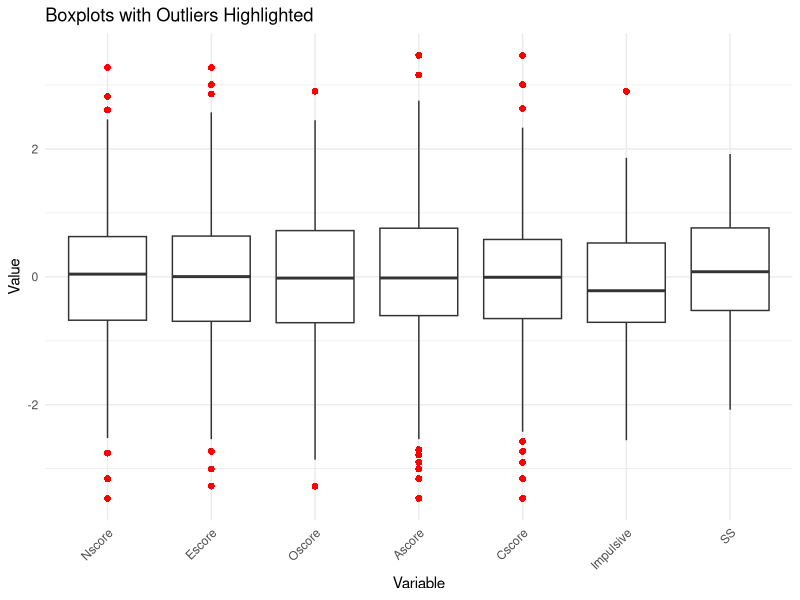
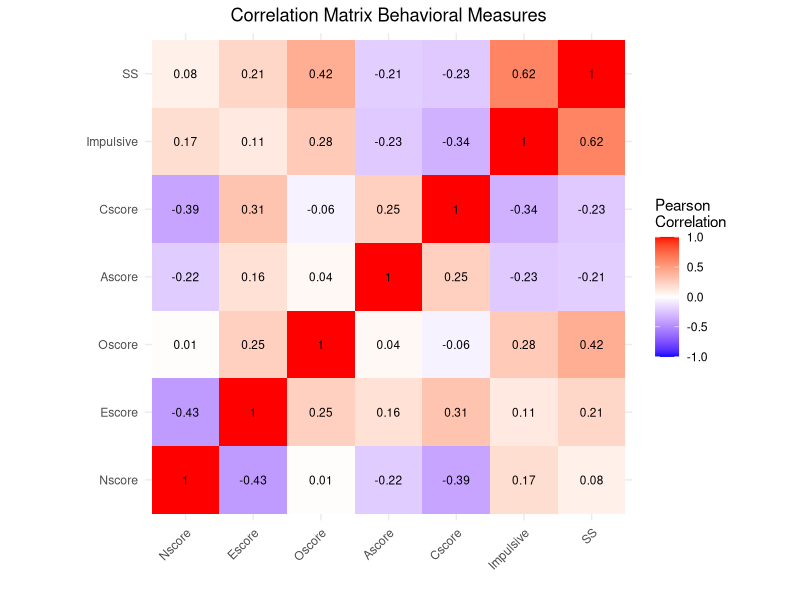
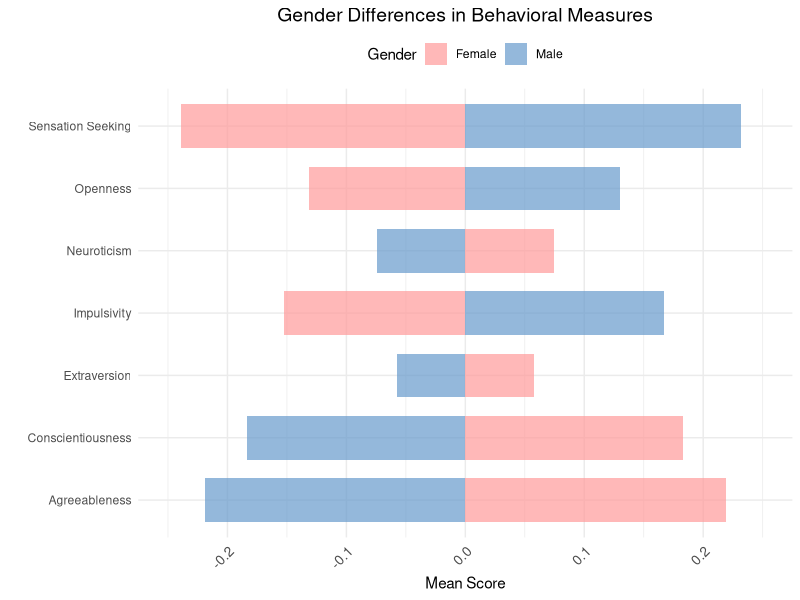

Write R code to recreate these figures, in order.
## ---- chunk 1
knitr::opts_chunk$set(echo = TRUE)
## ---- chunk 2
# Load required libraries
library(dplyr)
library(ggplot2)
library(reshape2)
## ---- chunk 3
# Read the CSV file
drug_data <- read.csv("Data/drug_consumption.csv")
## ---- chunk 4
###############################################################################
# Define mappings and column information
###############################################################################

# Column names for the dataset
column_names <- c(
  "Index", "ID", "Age", "Gender", "Education", "Country", "Ethnicity", 
  "Nscore", "Escore", "Oscore", "Ascore", "Cscore", "Impulsive", "SS", 
  "Alcohol", "Amphet", "Amyl", "Benzos", "Caff", "Cannabis", "Choc", "Coke", 
  "Crack", "Ecstasy", "Heroin", "Ketamine", "Legalh", "LSD", "Meth", 
  "Mushrooms", "Nicotine", "Semer", "VSA"
)

# Drug column names
drug_columns <- c(
  "Alcohol", "Amphet", "Amyl", "Benzos", "Caff", "Cannabis", 
  "Choc", "Coke", "Crack", "Ecstasy", "Heroin", "Ketamine", 
  "Legalh", "LSD", "Meth", "Mushrooms", "Nicotine", "Semer", "VSA"
)

# Mapping of drug consumption classes to their meanings
consumption_mapping <- c(
  "CL0" = "Never Used",
  "CL1" = "Used over a Decade Ago",
  "CL2" = "Used in Last Decade", 
  "CL3" = "Used in Last Year",
  "CL4" = "Used in Last Month",
  "CL5" = "Used in Last Week",
  "CL6" = "Used in Last Day"
)

# Map Age values to their meaning
age_mapping <- c(
  "-0.95197" = "18-24",
  "-0.07854" = "25-34",
  "0.49788" = "35-44",
  "1.09449" = "45-54",
  "1.82213" = "55-64",
  "2.59171" = "65+"
)

# Map Gender values to their meaning
gender_mapping <- c(
  "0.48246" = "Female",
  "-0.48246" = "Male"
)

# Map Education values to their meaning
education_mapping <- c(
  "-2.43591" = "Left school before 16 years",
  "-1.73790" = "Left school at 16 years",
  "-1.43719" = "Left school at 17 years",
  "-1.22751" = "Left school at 18 years",
  "-0.61113" = "Some college or university, no certificate or degree",
  "-0.05921" = "Professional certificate/diploma",
  "0.45468" = "University degree",
  "1.16365" = "Masters degree",
  "1.98437" = "Doctorate degree"
)

# Map Country values to their meaning
country_mapping <- c(
  "-0.09765" = "Australia",
  "0.24923" = "Canada",
  "-0.46841" = "New Zealand",
  "-0.28519" = "Other",
  "0.21128" = "Republic of Ireland",
  "0.96082" = "UK",
  "-0.57009" = "USA"
)

# Map Ethnicity values to their meaning
ethnicity_mapping <- c(
  "-0.50212" = "Asian",
  "-1.10702" = "Black",
  "1.90725" = "Mixed-Black/Asian",
  "0.12600" = "Mixed-White/Asian",
  "-0.22166" = "Mixed-White/Black",
  "0.11440" = "Other",
  "-0.31685" = "White"
)
## ---- chunk 5
###############################################################################
# Data Processing
###############################################################################

# Rename the columns 
colnames(drug_data) <- column_names

# Convert demographic columns to descriptive values
drug_data$Age <- age_mapping[as.character(drug_data$Age)]
drug_data$Gender <- gender_mapping[as.character(drug_data$Gender)]
drug_data$Education <- education_mapping[as.character(drug_data$Education)]
drug_data$Country <- country_mapping[as.character(drug_data$Country)]
drug_data$Ethnicity <- ethnicity_mapping[as.character(drug_data$Ethnicity)]

# Convert all drug consumption columns to descriptive values
for (col in drug_columns) {
  drug_data[[col]] <- consumption_mapping[as.character(drug_data[[col]])]
}
## ---- chunk 6
###############################################################################
# Data Cleaning - Missing values
###############################################################################

# Remove unnecessary column
drug_data <- drug_data[, -which(names(drug_data) == "ID")]

# Check for NA values in each column
na_by_column <- sapply(drug_data, function(x) sum(is.na(x)))
cat("NA values by column:\n")

# Print only columns with NA values
print(na_by_column[na_by_column > 0])  
cat("\n")
## ---- chunk 7
# Replace NA values with "Not Provided"
drug_data$Education[is.na(drug_data$Education)] <- "Not Provided"
drug_data$Ethnicity[is.na(drug_data$Ethnicity)] <- "Not Provided"

# Save the updated dataframe back to CSV
write.csv(drug_data, "Data/cleaned.csv")
## ---- chunk 8
###############################################################################
# Data Cleaning - Looking for outliers
###############################################################################
# Define numeric columns for outlier analysis
numeric_cols <- c("Nscore", "Escore", "Oscore", "Ascore", "Cscore", "Impulsive", "SS")

# Function to identify outliers using IQR method
identify_outliers_iqr <- function(x) {
  q1 <- quantile(x, 0.25, na.rm = TRUE)
  q3 <- quantile(x, 0.75, na.rm = TRUE)
  iqr <- q3 - q1
  lower_bound <- q1 - 1.5 * iqr
  upper_bound <- q3 + 1.5 * iqr
  
  return(data.frame(
    min = min(x, na.rm = TRUE),
    q1 = q1,
    median = median(x, na.rm = TRUE),
    mean = mean(x, na.rm = TRUE),
    q3 = q3,
    max = max(x, na.rm = TRUE),
    iqr = iqr,
    lower_bound = lower_bound,
    upper_bound = upper_bound,
    n_outliers_below = sum(x < lower_bound, na.rm = TRUE),
    n_outliers_above = sum(x > upper_bound, na.rm = TRUE),
    total_outliers = sum(x < lower_bound | x > upper_bound, na.rm = TRUE),
    outlier_percentage = round(100 * sum(x < lower_bound | x > upper_bound, na.rm = TRUE) / length(x[!is.na(x)]), 2)
  ))
}

# Apply outlier detection to all numeric columns
outlier_summary <- data.frame()
for (col in numeric_cols) {
  result <- identify_outliers_iqr(drug_data[[col]])
  result$variable <- col
  outlier_summary <- rbind(outlier_summary, result)
}

# Create a function to visualize outliers with boxplots
plot_outliers <- function(drug_data, columns) {
  # Explicitly use reshape2::melt to avoid namespace issues
  melted_data <- reshape2::melt(drug_data[, columns], id.vars = NULL)
  
  # Create boxplot
  ggplot(melted_data, aes(x = variable, y = value)) +
    geom_boxplot(outlier.colour = "red", outlier.shape = 16, outlier.size = 2) +
    theme_minimal() +
    labs(title = "Boxplots with Outliers Highlighted",
         x = "Variable",
         y = "Value") +
    theme(axis.text.x = element_text(angle = 45, hjust = 1))
}

# Visualize outliers
plot_outliers(drug_data, numeric_cols)
## ---- chunk 9
###############################################################################
# Heatmap
###############################################################################

# Calculate the correlation matrix
cor_matrix <- cor(drug_data[numeric_cols], use = "pairwise.complete.obs")

# Convert the correlation matrix to a data frame for ggplot
cor_df <- melt(cor_matrix)
names(cor_df) <- c("Var1", "Var2", "Correlation")

# Create a ggplot2 correlation heatmap
ggplot(data = cor_df, aes(x = Var1, y = Var2, fill = Correlation)) +
  geom_tile() +
  scale_fill_gradient2(low = "blue", high = "red", mid = "white", 
                       midpoint = 0, limit = c(-1,1), space = "Lab", 
                       name="Pearson\nCorrelation") +
  geom_text(aes(label = round(Correlation, 2)), color = "black", size = 3) +
  theme_minimal() +
  theme(
    axis.text.x = element_text(angle = 45, vjust = 1, hjust = 1),
    plot.title = element_text(hjust = 0.5)
  ) +
  coord_fixed() +
  labs(
    title = "Correlation Matrix Behavioral Measures",
    x = "",
    y = ""
  )
## ---- chunk 10
###############################################################################
# Gender comparison
###############################################################################

# Calculating the means of the behavioral scores
gender_results <- data.frame(
  Trait = character(),
  Female_Mean = numeric(),
  Male_Mean = numeric(),
  stringsAsFactors = FALSE
)

for (col in numeric_cols) {
  # Calculate means only
  female_mean <- mean(drug_data[drug_data$Gender == "Female", col], na.rm = TRUE)
  male_mean <- mean(drug_data[drug_data$Gender == "Male", col], na.rm = TRUE)
  
  # Add to results dataframe with only needed values
  gender_results <- rbind(gender_results, data.frame(
    Trait = col,
    Female_Mean = female_mean,
    Male_Mean = male_mean,
    stringsAsFactors = FALSE
  ))
}

# Create readable trait names
gender_results$Trait_Name <- case_when(
  gender_results$Trait == "Nscore" ~ "Neuroticism",
  gender_results$Trait == "Escore" ~ "Extraversion",
  gender_results$Trait == "Oscore" ~ "Openness",
  gender_results$Trait == "Ascore" ~ "Agreeableness",
  gender_results$Trait == "Cscore" ~ "Conscientiousness",
  gender_results$Trait == "Impulsive" ~ "Impulsivity",
  gender_results$Trait == "SS" ~ "Sensation Seeking",
  TRUE ~ gender_results$Trait
)

# Create the plot directly from the results
ggplot(gender_results, aes(x = Trait_Name)) +
  geom_bar(aes(y = Female_Mean, fill = "Female"), stat = "identity", position = "dodge", width = 0.7, alpha = 0.7) +
  geom_bar(aes(y = Male_Mean, fill = "Male"), stat = "identity", position = position_dodge(width = 0.7), width = 0.7, alpha = 0.7) +
  scale_fill_manual(values = c("Female" = "#FF9999", "Male" = "#6699CC"),
                    name = "Gender") +
  labs(title = "Gender Differences in Behavioral Measures",
       x = "",
       y = "Mean Score") +
  theme_minimal() +
  theme(axis.text.x = element_text(angle = 45, hjust = 1, size = 10),
        plot.title = element_text(hjust = 0.5, size = 14),
        legend.position = "top") +
  # Fixed axis limits from -0.25 to 0.25
  scale_y_continuous(limits = c(-0.25, 0.25)) +
  coord_flip()
